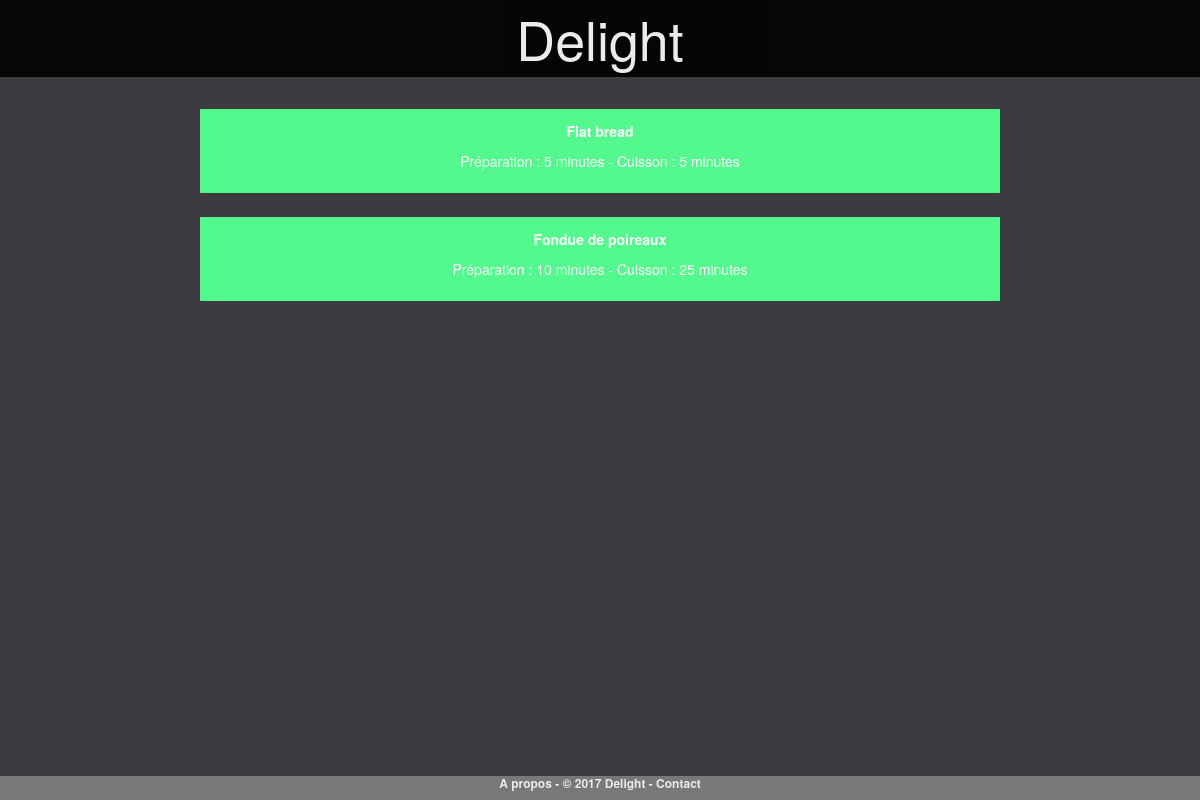
Screenshot of /pageStarter.php with the database file from the repository.
### tables this page shows
create table recette (
    id int auto_increment, 
    nomrecette varchar(100) not null,
    nbPersonnes INT not NULL,
    description TEXT,
    preparation INT not null, 
    cuisson INT not null, 
    temperature VARCHAR(100) not null, 
    PRIMARY KEY(id)
);

### pageStarter.php (the view, shortened to what this page needs)
    <?php include("entete.php"); ?>
<?php
$reponse = $db->query('SELECT	  nomrecette
			            		, nomcategorie
			            		, recette.id AS recipeid
			            		, categorie.id
                                , description
                                , preparation
                                , cuisson
                                , temperature
			                FROM recette
			            	JOIN selection
			            			ON recette.id = id_recette
			            	JOIN categorie
			            			ON categorie.id = id_categorie
                            WHERE categorie.id = 1
                            ORDER BY nomrecette');
while ($donnees = $reponse->fetch())
{
?>
<div class="div-couleur1 col-md-offset-2 col-md-8 col-xs-offset-1 col-xs-10" >  <a href="pageRecette.php?id_recette=<?php echo $donnees['recipeid']?> ">
   <p class="titrerecette">
     <strong>
    <?php  echo $donnees['nomrecette']; ?> </strong>
   </p>
   <p class="titrerecette">
    Préparation : <?php echo $donnees['preparation']; ?> minutes   -
    Cuisson : <?php echo $donnees['cuisson']; ?> minutes <br>
 </p>    <a/>
    </div>
<?php
}
?>
<?php include("pieddepage.php"); ?>

### assets/css/style.css (style rules this page uses)
body { background: #3B3B40; color: #fff; }
a { text-decoration: none; color: #fff; }
.titrerecette { color: #fff; text-align: center; text-decoration: none; }
.div-couleur1 { background: #54F98D; border-radius: 1px; transition: all 0.2s; text-align: center; color: #fff; padding: 1% 1% 1% 1%; margin-top: 1%; margin-bottom: 1%; font-size: 1em; text-decoration: none; }
*,:after,:before { box-sizing:border-box }

### rows the page displays
recette: nomrecette "Flat bread", preparation "5", cuisson "5"
recette: nomrecette "Fondue de poireaux", preparation "10", cuisson "25"
